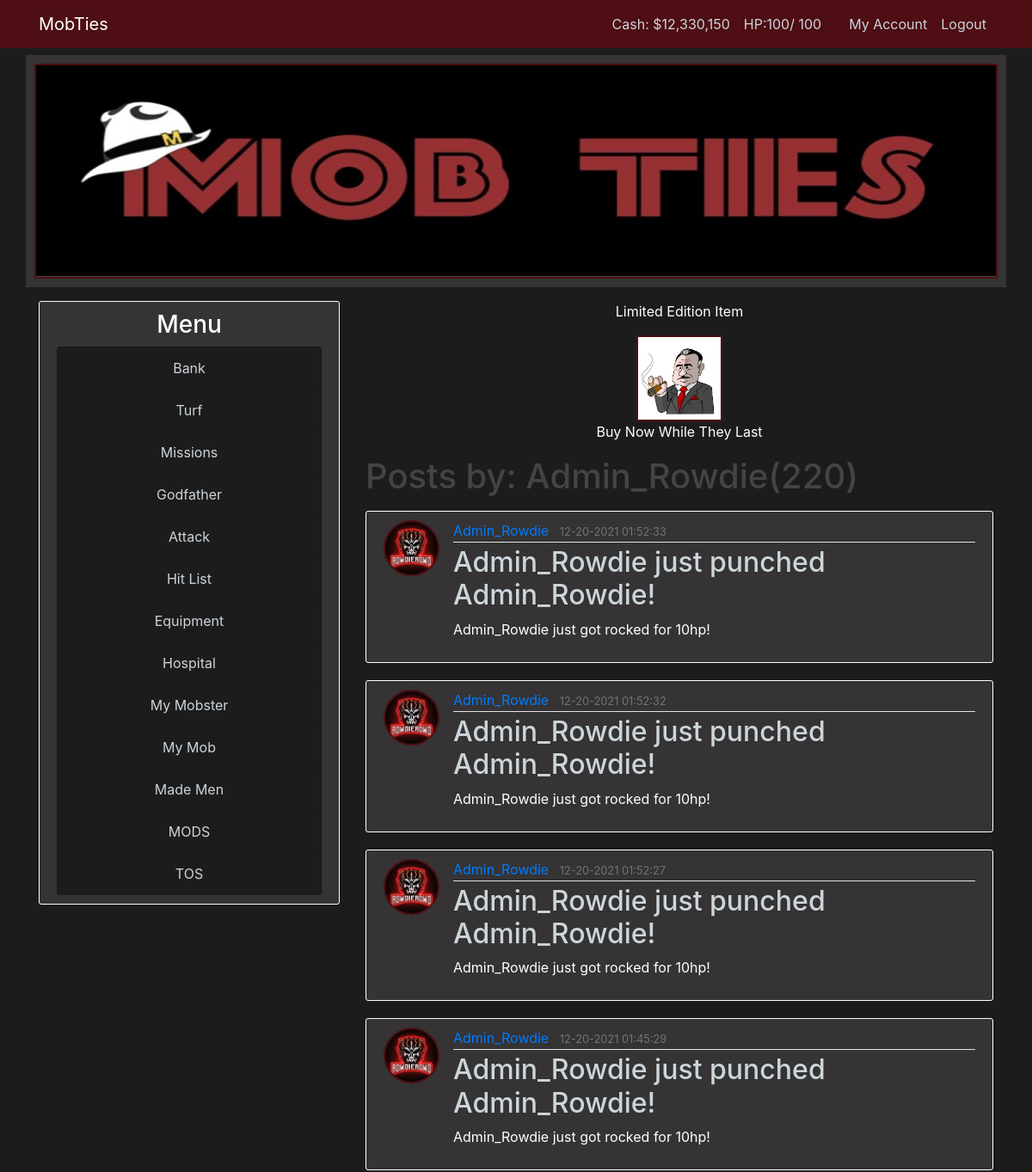
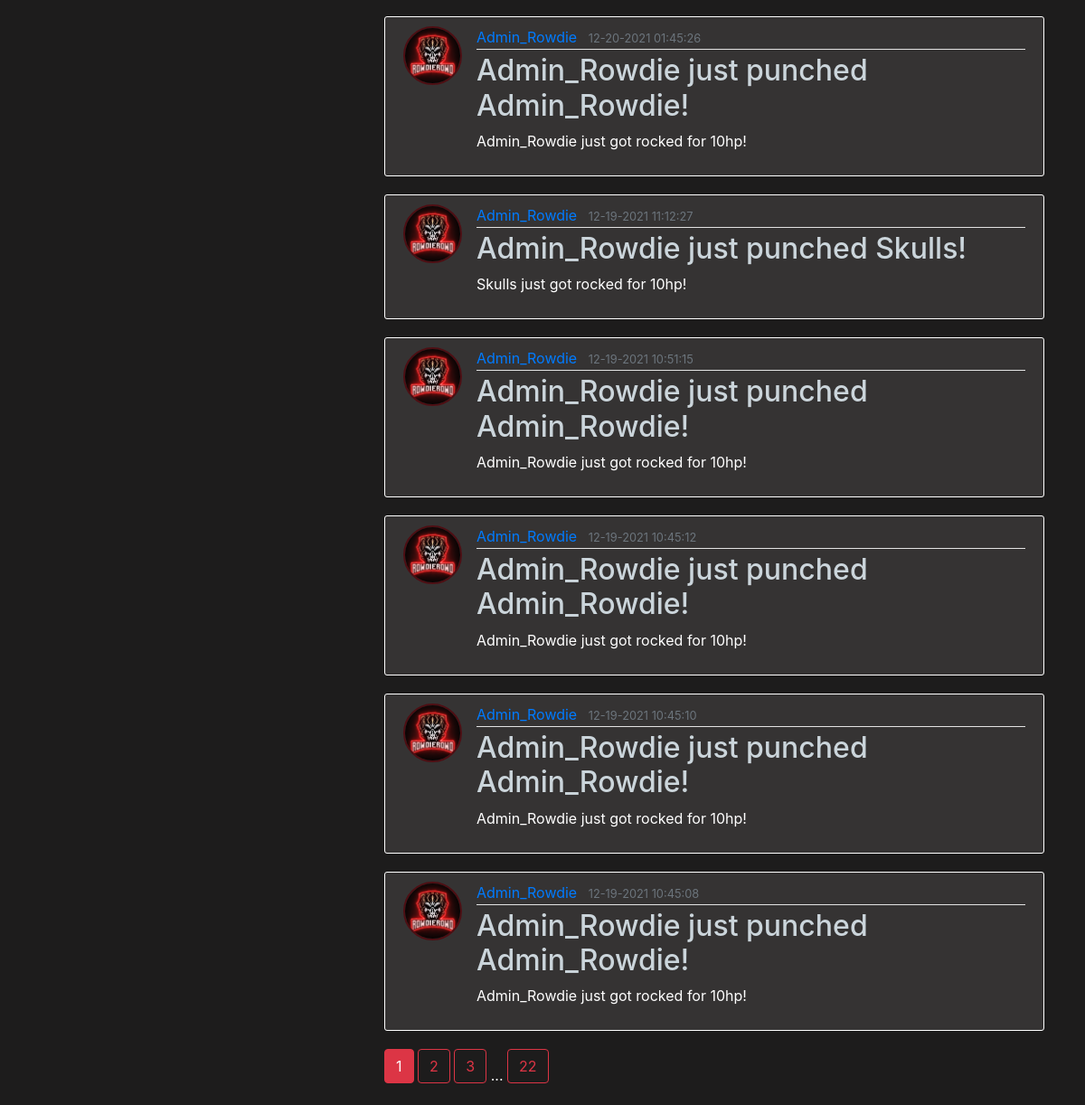
Page /user/Admin_Rowdie (signed in) on the earlier database version (2 pictures, top to bottom).
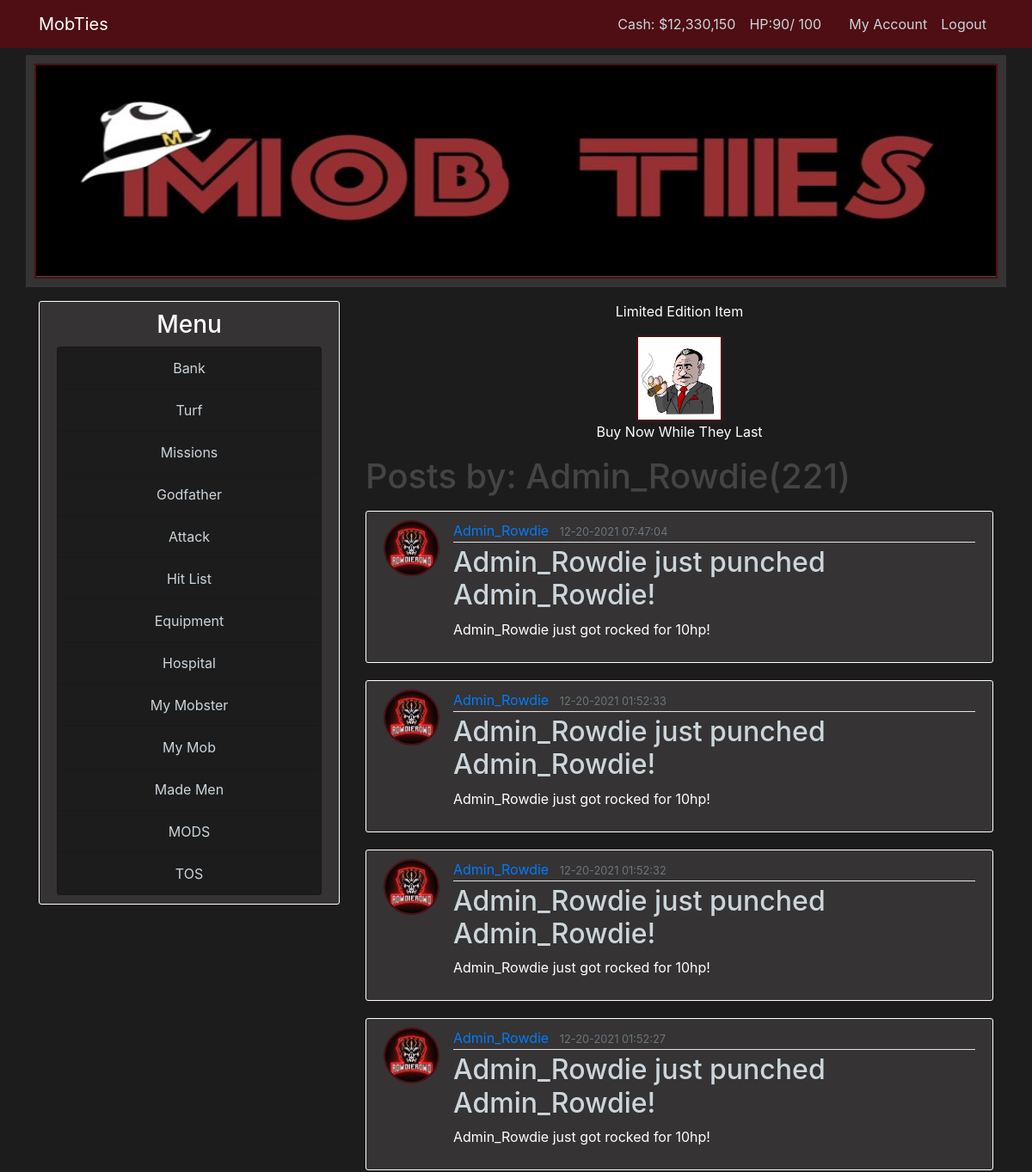
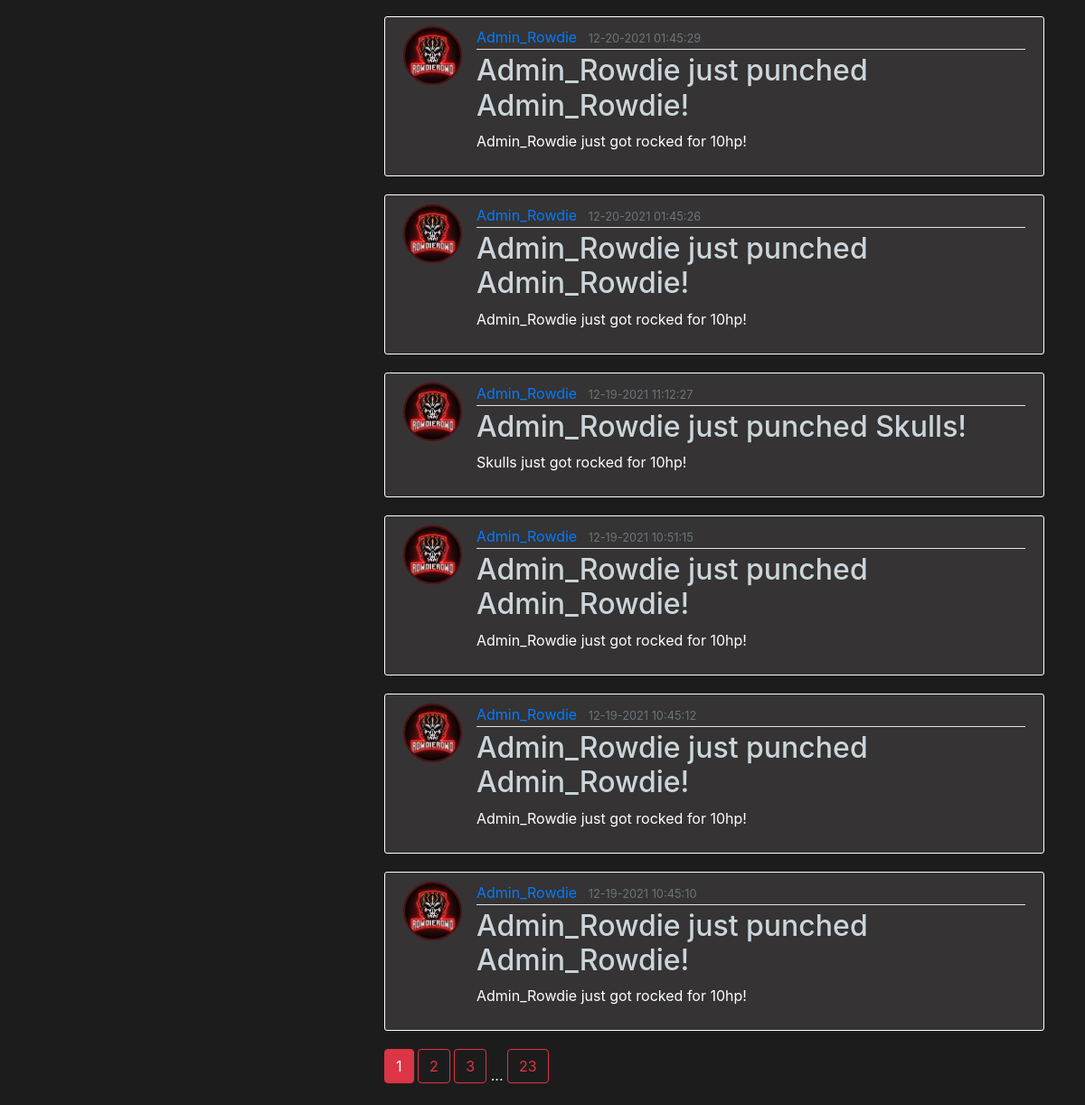
Same page on the later database version (2 pictures, top to bottom).
### mobster/models.py (models this page shows, shortened)
class User_Stats(db.Model):
    id = db.Column(db.Integer, primary_key=True)
    user_level = db.Column(db.Integer, nullable=False, default=1)
    user_current_health = db.Column(db.Integer, default=100)
    user_max_health = db.Column(db.Integer, default=100)
    user_in_icu = db.Column(db.Boolean, default=False)
    user_health_thread_running = db.Column(db.Boolean, default=False)
    user_experience = db.Column(db.Integer, nullable=False, default=0)
    user_total_income = db.Column(db.Integer, default=0)
    user_current_mission_id = db.Column(db.Integer, default=1)
    user_current_mission_stage = db.Column(db.Integer, default=1)
    experience_to_level_up = db.Column(db.Integer, nullable=False, default=100)
    user_id = db.Column(db.Integer, db.ForeignKey('user.id'), nullable=False)

class User(db.Model, UserMixin):
    id = db.Column(db.Integer, primary_key=True)
    username = db.Column(db.String(22), unique=True, nullable=False)
    email = db.Column(db.String(120), unique=True, nullable=False)
    image_file = db.Column(db.String(20), nullable=False, default='default.jpg')
    password = db.Column(db.String(60), nullable=False)
    cash_on_hand = db.Column(db.Integer, default=0)
    cash_in_bank = db.Column(db.Integer, default=0)
    posts = db.relationship('Post', backref='author', lazy=True)
    items = db.relationship('User_Items', lazy=True)
    turf = db.relationship('User_Turf', lazy=True)
    stats = db.relationship('User_Stats', uselist=False)

### mobster/routes.py (the view)
@app.route("/user/<string:username>")
def user_pages(username):
    page = request.args.get('page', 1, type=int)
    user = User.query.filter_by(username=username).first_or_404()
    posts = Post.query.filter_by(author=user).order_by(Post.date_posted.desc()).paginate(page=page, per_page=10)
    return render_template('user_pages.html', posts=posts, title=username, user=user)

### mobster/models.py (called while the page is built)
@login_manager.user_loader
def load_user(user_id):
    return User.query.get(int(user_id))

### mobster/templates/user_pages.html
{% extends "layout.html" %}
{% block body %}
    <h1 class="mb-3">Posts by: {{ user.username }}({{ posts.total }})</h1>
	{% for post in posts.items %}
		<article class="media content-section">
			<img class="rounded-circle article-img" src="{{ url_for('static', filename='images/' + post.author.image_file) }}" alt="Article Image">
			<div class="media-body">
		  		<div class="article-metadata">
					<a class="mr-2" href="{{ url_for('user_pages', username=post.author.username) }}">{{ post.author.username }}</a>
					<small class="text-muted">{{ post.date_posted.strftime('%m-%d-%Y %H:%M:%S') }}</small>
		  		</div>
		  		<h2><a class="article-title" href="{{ url_for('post', post_id=post.id) }}">{{ post.title }}</a></h2>
		  		<p class="article-content">{{ post.content }}</p>
			</div>
	  	</article>
	{% endfor %}
	{% for page_num in posts.iter_pages(left_edge=1, right_edge=1, left_current=1, right_current=2) %}
		{% if page_num %}
		  	{% if posts.page == page_num %}
		  		<a class="btn btn-danger mb-4" href="{{ url_for('user_pages', username=user.username, page=page_num) }}">{{ page_num }}</a>
		  	{% else %}
			  	<a class="btn btn-outline-danger mb-4" href="{{ url_for('index', username=user.username, page=page_num) }}">{{ page_num }}</a>
			{% endif %}
		{% else %}
		  	...
		{% endif %}
	{% endfor %}
{% endblock %}

### mobster/templates/layout.html (shortened to what the changed rows need)
<!DOCTYPE html>
<html>
	<head>
        <link rel="stylesheet" href="https://stackpath.bootstrapcdn.com/bootstrap/4.3.1/css/bootstrap.min.css">
		<link rel="stylesheet" type="text/css" href="{{ url_for('static', filename='main.css') }}">
	</head>
	<body>
        <header class="site-header">
            <nav class="navbar navbar-expand-md navbar-dark bg-dark-red fixed-top">
                <div class="container">
                    <div class="collapse navbar-collapse" id="navbarToggle">
                        <div class="navbar-nav">
                            {% if current_user.is_authenticated %}
                            <a class="nav-item nav-link" href="#"><span hidden id="id">{{current_user.id}}</span></a>
                                <a class="nav-item nav-link" href="{{ url_for('bank') }}">Cash: ${{ '{:,}'.format(current_user.cash_on_hand) }}</a>
                                <a class="nav-item nav-link" href="{{ url_for('hospital') }}">
                                    HP:<span id="current_health">{{ current_user.stats.user_current_health }}</span>/
                                    <span id="max_health">{{ current_user.stats.user_max_health }}</span></a>
                                <a class="nav-item nav-link" href="#"><span hidden id="clock">0</span></a>
                                <a class="nav-item nav-link" href="{{ url_for('account') }}">My Account</a>
                                <a class="nav-item nav-link" href="{{ url_for('logout') }}">Logout</a>
                            {% else %}
                                <a class="nav-item nav-link" href="{{ url_for('login') }}">Login</a>
                                <a class="nav-item nav-link" href="{{ url_for('register') }}">Register</a>
                            {% endif %}
                        </div>
                    </div>
                </div>
            </nav>
        </header>
        <main role="main" class="container">
            <div class="row">
                <div class="col-md-8">
                    <div class="header centered">
                        <p>Limited Edition Item</p>
                        <img src="{{url_for('static', filename='images/godfather.jpg')}}" width="100" height="100">
                        <p>Buy Now While They Last</p>
                    </div>
                    {% block body %}{% endblock %}
                </div>
	</body>
</html>

Differences in the rows shown:
changed User_Stats: stats.user_current_health "100" → "90"
Other differences:
{{ posts.total }}: "220" → "221"
new list line: "Admin_Rowdie"
new list line: "12-20-2021 07:47:04 Admin_Rowdie just punched Admin_Rowdie! Admin_Rowdie just got rocked for 10hp!"
new list line: "23"
list line gone: "Admin_Rowdie"
list line gone: "12-19-2021 10:45:08 Admin_Rowdie just punched Admin_Rowdie! Admin_Rowdie just got rocked for 10hp!"
list line gone: "22"
